Frame 1 (no input): blank canvas, image omitted
Frame 60 (no input): blank canvas, image omitted
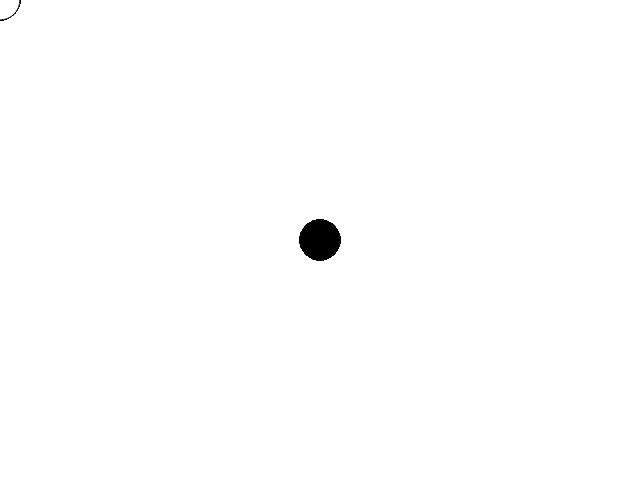
Frame 120 (the mouse pressed at the canvas centre since frame 60)

The p5.js sketch whose frames 1 and 60 were blank and that drew this single picture after the mouse press (run headless with seeded random() and noise() and a simulated clock; from frame 60 on, the mouse is pressed at the canvas centre):

// p5.js sketch
// ── sketch.js
function setup() {
  createCanvas(640, 480);
}

function draw() {
  if (mouseIsPressed) {
    fill(0);
  } else {
    fill(255);
  }
  ellipse(mouseX, mouseY, 40, 40);
}
